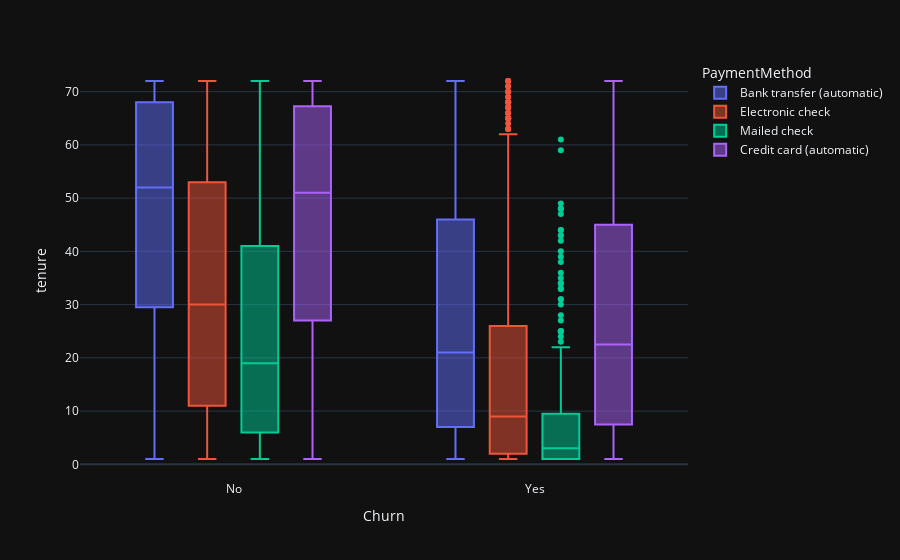

Here is the notebook cell this chart was saved with:
### Code cell
px.box(data, x='Churn', y='tenure', color = 'PaymentMethod', template='plotly_dark')

### Figure 1 — Plotly figure (JSON) as saved in the notebook; plotly's stock layout.template omitted (floating-point values rounded to 4 significant figures; data arrays with more than 128 entries replaced by an {"elided": "..."} marker saying what was removed)
{"data": [{"alignmentgroup": "True", "hovertemplate": "PaymentMethod=Bank transfer (automatic)<br>Churn=%{x}<br>tenure=%{y}<extra></extra>", "legendgroup": "Bank transfer (automatic)", "marker": {"color": "#636efa"}, "name": "Bank transfer (automatic)", "notched": false, "offsetgroup": "Bank transfer (automatic)", "orientation": "v", "showlegend": true, "type": "box", "x": {"elided": "1542 str values"}, "x0": " ", "xaxis": "x", "y": {"elided": "1542 int values"}, "y0": " ", "yaxis": "y"}, {"alignmentgroup": "True", "hovertemplate": "PaymentMethod=Electronic check<br>Churn=%{x}<br>tenure=%{y}<extra></extra>", "legendgroup": "Electronic check", "marker": {"color": "#EF553B"}, "name": "Electronic check", "notched": false, "offsetgroup": "Electronic check", "orientation": "v", "showlegend": true, "type": "box", "x": {"elided": "2365 str values"}, "x0": " ", "xaxis": "x", "y": {"elided": "2365 int values"}, "y0": " ", "yaxis": "y"}, {"alignmentgroup": "True", "hovertemplate": "PaymentMethod=Mailed check<br>Churn=%{x}<br>tenure=%{y}<extra></extra>", "legendgroup": "Mailed check", "marker": {"color": "#00cc96"}, "name": "Mailed check", "notched": false, "offsetgroup": "Mailed check", "orientation": "v", "showlegend": true, "type": "box", "x": {"elided": "1604 str values"}, "x0": " ", "xaxis": "x", "y": {"elided": "1604 int values"}, "y0": " ", "yaxis": "y"}, {"alignmentgroup": "True", "hovertemplate": "PaymentMethod=Credit card (automatic)<br>Churn=%{x}<br>tenure=%{y}<extra></extra>", "legendgroup": "Credit card (automatic)", "marker": {"color": "#ab63fa"}, "name": "Credit card (automatic)", "notched": false, "offsetgroup": "Credit card (automatic)", "orientation": "v", "showlegend": true, "type": "box", "x": {"elided": "1521 str values"}, "x0": " ", "xaxis": "x", "y": {"elided": "1521 int values"}, "y0": " ", "yaxis": "y"}], "layout": {"boxmode": "group", "legend": {"title": {"text": "PaymentMethod"}, "tracegroupgap": 0}, "margin": {"t": 60}, "xaxis": {"anchor": "y", "domain": [0, 1], "title": {"text": "Churn"}}, "yaxis": {"anchor": "x", "domain": [0, 1], "title": {"text": "tenure"}}}}
